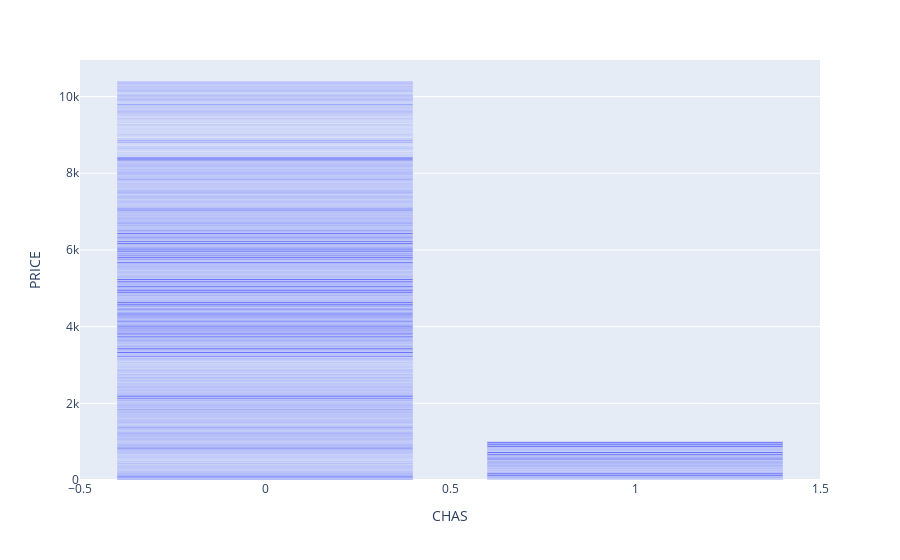

The notebook cell saved with this chart:
### Markdown cell above
#### Next to the River? ⛵️

**Challenge**

Create a bar chart with plotly for CHAS to show many more homes are away from the river versus next to it. The bar chart should look something like this:

<img src=https://i.imgur.com/AHwoQ6l.png height=350>

You can make your life easier by providing a list of values for the x-axis (e.g., `x=['No', 'Yes']`)

### Code cell
px.bar(data, x='CHAS', y='PRICE')

### Figure 1 — Plotly figure (JSON) as saved in the notebook; plotly's stock layout.template omitted (floating-point values rounded to 4 significant figures; data arrays with more than 128 entries replaced by an {"elided": "..."} marker saying what was removed)
{"data": [{"alignmentgroup": "True", "hovertemplate": "CHAS=%{x}<br>PRICE=%{y}<extra></extra>", "legendgroup": "", "marker": {"color": "#636efa", "pattern": {"shape": ""}}, "name": "", "offsetgroup": "", "orientation": "v", "showlegend": false, "textposition": "auto", "type": "bar", "x": {"elided": "506 int values"}, "xaxis": "x", "y": {"elided": "506 float values"}, "yaxis": "y"}], "layout": {"barmode": "relative", "legend": {"tracegroupgap": 0}, "margin": {"t": 60}, "xaxis": {"anchor": "y", "domain": [0, 1], "title": {"text": "CHAS"}}, "yaxis": {"anchor": "x", "domain": [0, 1], "title": {"text": "PRICE"}}}}
